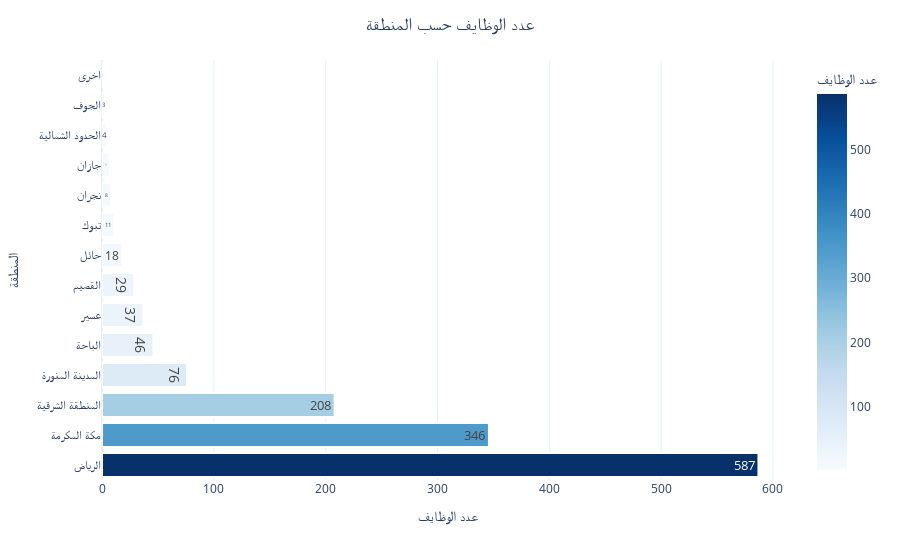

Source (notebook cell):
### Code cell
import plotly.express as px


region_counts = Jadarat['region'].value_counts().reset_index()
region_counts.columns = ['المنطقة', 'عدد الوظايف']


fig = px.bar(
    region_counts, 
    x="عدد الوظايف", 
    y="المنطقة", 
    orientation="h", 
    text="عدد الوظايف", 
    color="عدد الوظايف",  
    color_continuous_scale="blues"  
)


fig.update_traces(
    textposition="inside", 
    textfont_size=14, 
    marker_line_width=2 
)

fig.update_layout(
    title="عدد الوظايف حسب المنطقة",
    title_x=0.5,
    title_font_size=18,
    xaxis_title="عدد الوظايف",
    yaxis_title="المنطقة",
    template="plotly_white",
)


fig.show()

### Figure 1 — Plotly figure (JSON) as saved in the notebook; plotly's stock layout.template omitted (floating-point values rounded to 4 significant figures)
{"data": [{"hovertemplate": "عدد الوظايف=%{marker.color}<br>المنطقة=%{y}<extra></extra>", "legendgroup": "", "marker": {"color": [587, 346, 208, 76, 46, 37, 29, 18, 11, 8, 7, 4, 3, 1], "coloraxis": "coloraxis", "line": {"width": 2}, "pattern": {"shape": ""}}, "name": "", "orientation": "h", "showlegend": false, "text": [587.0, 346.0, 208.0, 76.0, 46.0, 37.0, 29.0, 18.0, 11.0, 8.0, 7.0, 4.0, 3.0, 1.0], "textfont": {"size": 14}, "textposition": "inside", "type": "bar", "x": [587, 346, 208, 76, 46, 37, 29, 18, 11, 8, 7, 4, 3, 1], "xaxis": "x", "y": ["الرياض", "مكة المكرمة", "المنطقة الشرقية", "المدينة المنورة", "الباحة", "عسير", "القصيم", "حائل", "تبوك", "نجران", "جازان", "الحدود الشمالية", "الجوف", "اخرى"], "yaxis": "y"}], "layout": {"barmode": "relative", "coloraxis": {"colorbar": {"title": {"text": "عدد الوظايف"}}, "colorscale": [[0, "rgb(247,251,255)"], [0.125, "rgb(222,235,247)"], [0.25, "rgb(198,219,239)"], [0.375, "rgb(158,202,225)"], [0.5, "rgb(107,174,214)"], [0.625, "rgb(66,146,198)"], [0.75, "rgb(33,113,181)"], [0.875, "rgb(8,81,156)"], [1, "rgb(8,48,107)"]]}, "legend": {"tracegroupgap": 0}, "margin": {"t": 60}, "title": {"font": {"size": 18}, "text": "عدد الوظايف حسب المنطقة", "x": 0.5}, "xaxis": {"anchor": "y", "domain": [0, 1], "title": {"text": "عدد الوظايف"}}, "yaxis": {"anchor": "x", "domain": [0, 1], "title": {"text": "المنطقة"}}}}
